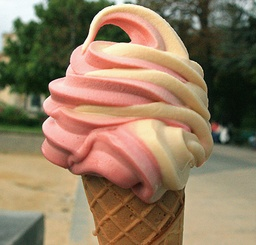
#> input picture Images/icecream.jpg, 256 x 245 px, shrunk from 450 x 431 before the run, found by its file name
$ python untitled4.py
#> lines starting #> are read from the running program, lines starting #| are printed output that depends on the picture
#> further down, img is the input picture: shape (245, 256, 3); mean B, G, R 96.6, 123, 146.3
# -*- coding: utf-8 -*-
"""
Created on Sun Dec 20 20:53:33 2020

@author: Danish
"""

import cv2
import numpy as np
import matplotlib.pyplot as plt
import math

def getHSI(img):
        with np.errstate(divide='ignore', invalid='ignore'):
            bgr = np.float32(img) / 255
            blue = bgr[:, :, 0]
            green = bgr[:, :, 1]
            red = bgr[:, :, 2]
        def calc_intensity(red, blue, green):
            return np.divide(blue + green + red, 3)
        def calc_saturation(red, blue, green):
            minimum = np.minimum(np.minimum(red, green), blue)
            saturation = 1 - (3 / (red + green + blue + 0.001) * minimum)
            return saturation
        def calc_hue(red, blue, green):
            hue = np.copy(red)
            for i in range(0, blue.shape[0]):
                for j in range(0, blue.shape[1]):
                    hue[i][j] = 0.5 * ((red[i][j] - green[i][j]) + (red[i][j] - blue[i][j])) / \
                                math.sqrt((red[i][j] - green[i][j]) ** 2 +
                                          ((red[i][j] - blue[i][j]) * (green[i][j] - blue[i][j])))
                    hue[i][j] = math.acos(hue[i][j])

                    if blue[i][j] <= green[i][j]:
                        hue[i][j] = hue[i][j]
                    else:
                        hue[i][j] = ((360 * math.pi) / 180.0) - hue[i][j]
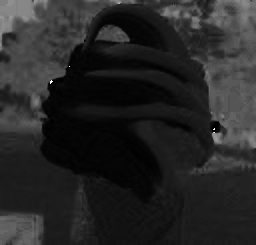
#> hue: shape (245, 256) float32; min 0, max 6.27, mean 0.96; drawn with min black and max white
            return hue

        # Merge channels into picture and return image
        hsi = cv2.merge(
            (calc_hue(red, blue, green), calc_saturation(red, blue, green), calc_intensity(red, blue, green)))
#> in calc_intensity, `return np.divide(blue + green + red, 3)`:
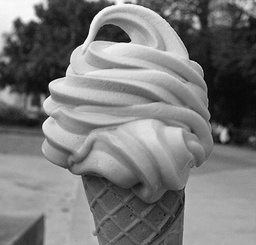
#> returned value: shape (245, 256) float32; min 0.0183, max 0.991, mean 0.478
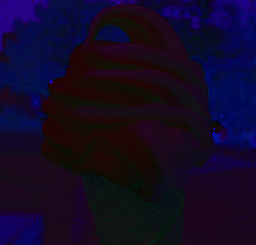
#> hsi: shape (245, 256, 3) float32; mean of channels 0, 1, 2 0.96, 0.243, 0.478; drawn with min black and max white
        return hsi


def getYIQ(img):
    # y=0.2989 * R + 0.5870 * G + 0.1140 * B
    # I=0.60*R - 0.28*G-0.32*B
    # Q=0.21*R -0.52*G+0.31*B
    YIQ = np.zeros([img.shape[0], img.shape[1], 3])
    for i in range(0, img.shape[0]):
        for j in range(0, img.shape[1]):
            YIQ[i, j, 0] = 0.2989 * img[i, j, 0] + 0.5870 * img[i, j, 1] + 0.1140 * img[i, j, 2];
            YIQ[i, j, 1] = 0.596 * img[i, j, 0] - 0.274 * img[i, j, 1] - 0.322 * img[i, j, 2];
            YIQ[i, j, 2] = 0.211 * img[i, j, 0] - 0.523 * img[i, j, 1] + 0.312 * img[i, j, 2];
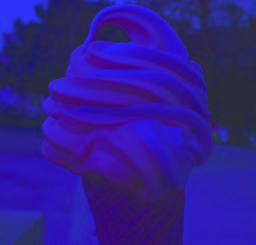
#> YIQ: shape (245, 256, 3) float64; mean B, G, R 117.7, -23.2, 1.7; drawn with min black and max white
    return YIQ


def getCMY(img):
    # Load image with 32 bit floats as variable type
    bgr = np.float32(img) / 255

    # Separate color channels
    blue = bgr[:, :, 0]
    green = bgr[:, :, 1]
    red = bgr[:, :, 2]

    for i in range(0, blue.shape[0]):
        for j in range(0, blue.shape[1]):
            c = 1 - red
            m = 1 - green
            y = 1 - blue

    # Merge channels into picture and return image
    cmy = cv2.merge((c, m, y))
    return cmy


# read a coloured image
path="C:/Users/Danish/Desktop/DIVP/Images/icecream.jpg"
img = cv2.imread(path,cv2.IMREAD_COLOR)
# convert RGB to HSI
hsi = getHSI(img)
# convert RGB to YIQ
yiq = getYIQ(img)
# convert RGB to CMY
cmy = getCMY(img)
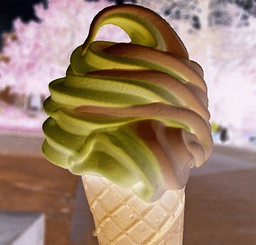
#> cmy: shape (245, 256, 3) float32; mean B, G, R 0.426, 0.518, 0.621

plt.figure(0)
plt.imshow(img)
plt.title('Original RGB image')

plt.figure(1)
plt.imshow(hsi)
plt.title('HSI image')

plt.figure(2)
plt.imshow(yiq)
plt.title('YIQ image')

plt.figure(3)
plt.imshow(cmy)
plt.title('CMY image')

plt.show()
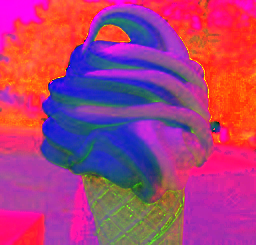
#> shown: shape (245, 256, 3) float32; mean R, G, B 0.668, 0.243, 0.478
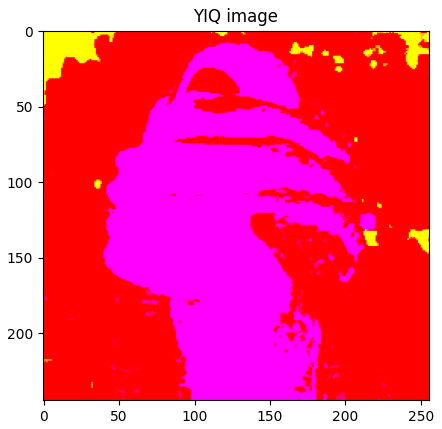
#> figure drawn by matplotlib, 1 panel; B, G, R data is drawn as R, G, B

$ run again, with Images/deer1.JPG copied over Images/icecream.jpg
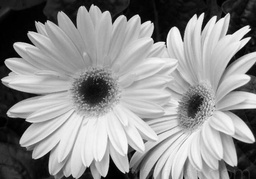
#> input picture Images/deer1.JPG, 256 x 179 px, shrunk from 564 x 395 before the run, found by its file name
#> img is the input picture: shape (179, 256, 3); min 0, max 253, mean 143.4
#> hsi: shape (179, 256, 3) float32; 33.33% of the values are NaN or infinite; the others: min 0, max 1, mean 0.284
#> after the loop in getYIQ, `for i in range(0, img.shape[0]):`:
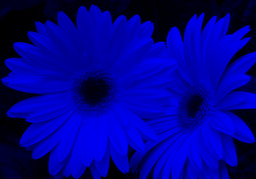
#> YIQ: shape (179, 256, 3) float64; mean B, G, R 143.4, 0, 0; drawn with min black and max white
#> `plt.show()`:
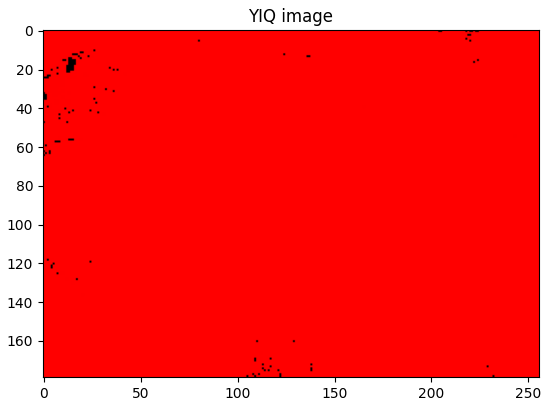
#> figure drawn by matplotlib, 1 panel; B, G, R data is drawn as R, G, B
